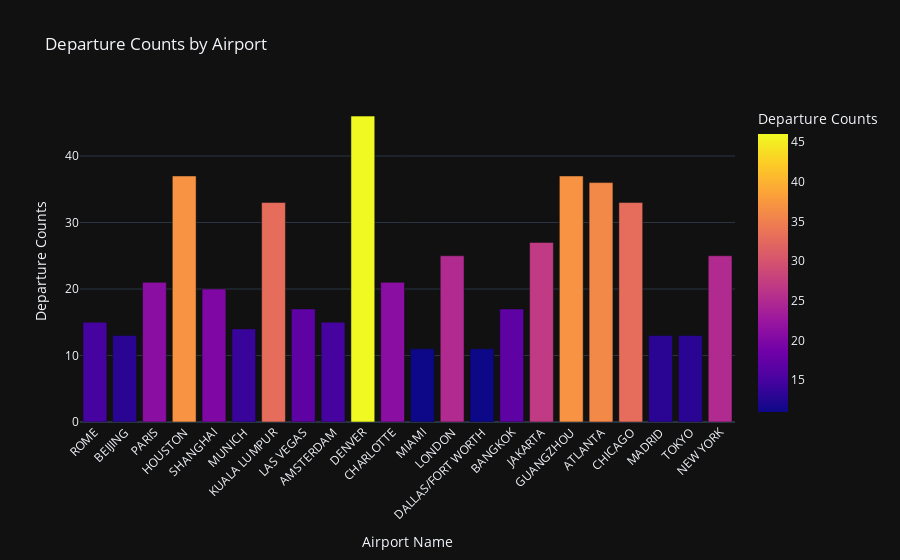
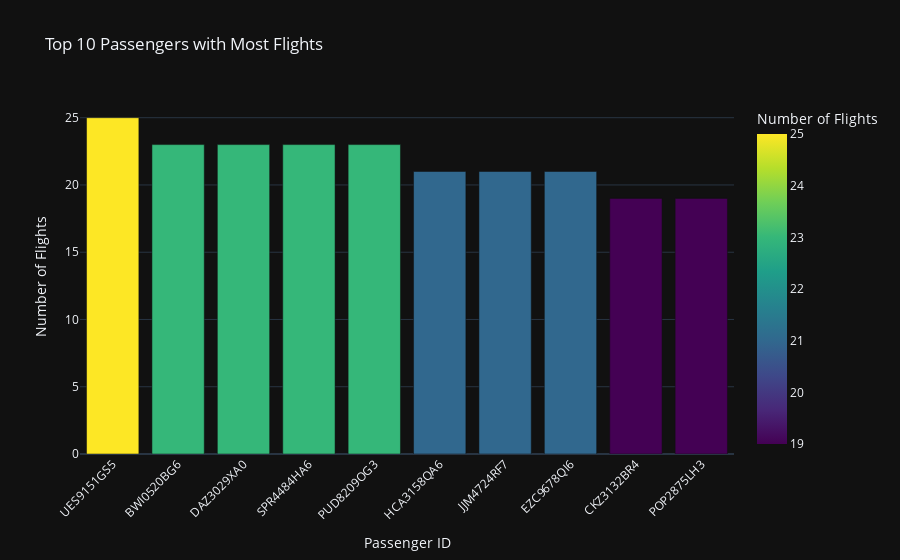

Notebook source saved alongside these figures, in order:
### Code cell
from pyspark.sql import SparkSession
from pyspark.sql.functions import col
from pyspark.sql.types import StructType, StructField, StringType, IntegerType, DoubleType
import plotly.express as px
import pandas as pd

# 初始化 SparkSession
spark = SparkSession.builder \
    .appName("Flight Data Analysis") \
    .master("local") \
    .getOrCreate()

# 航班数据路径和机场数据路径
flights_file = 'hdfs://localhost:9000/user/zzh/AComp_Passenger_data_no_error.csv'
airports_file = 'hdfs://localhost:9000/user/zzh/Top30_airports_LatLong.csv'

# 定义航班数据和机场数据的 schema
flight_schema = StructType([
    StructField("PassengerID", StringType(), True),
    StructField("FlightID", StringType(), True),
    StructField("DepartureCode", StringType(), True),
    StructField("DestinationCode", StringType(), True),
    StructField("DepartureTime", IntegerType(), True),
    StructField("FlightTime", IntegerType(), True)
])

airport_schema = StructType([
    StructField("AirportName", StringType(), True),
    StructField("IATACode", StringType(), True),
    StructField("Latitude", DoubleType(), True),
    StructField("Longitude", DoubleType(), True)
])

# 加载航班数据和机场数据，使用显式定义的 schema
flights_data = spark.read.csv(flights_file, header=False, schema=flight_schema)
airports_data = spark.read.csv(airports_file, header=False, schema=airport_schema)

# Map阶段：根据机场代码统计每个机场的出发航班数量
airport_departures = flights_data.groupBy("DepartureCode").count().withColumnRenamed("count", "DeparturesCount")

# Reduce阶段：连接机场数据，获取机场名称
# 使用正确的连接条件，将 DepartureCode 与 IATACode 匹配
airport_departures = airport_departures.join(airports_data, airport_departures["DepartureCode"] == airports_data["IATACode"], "left_outer") \
    .select("AirportName", "DeparturesCount")

# 统计每位乘客的航班次数
passenger_flights = flights_data.groupBy("PassengerID").count().orderBy(col("count").desc())

# 显示结果
passenger_flights.show(10)
airport_departures.show()

# 转换 Spark DataFrame 到 Pandas DataFrame
pd_departures = airport_departures.toPandas()
pd_passenger_flights = passenger_flights.limit(10).toPandas()

# 可视化机场的出发航班数量
fig_airports = px.bar(pd_departures, x='AirportName', y='DeparturesCount',
                      title='Departure Counts by Airport',
                      labels={'AirportName': 'Airport Name', 'DeparturesCount': 'Departure Counts'},
                      template='plotly_dark',
                      color='DeparturesCount',
                      color_continuous_scale=px.colors.sequential.Plasma)

fig_airports.update_layout(xaxis_tickangle=-45, xaxis_title='Airport Name', yaxis_title='Departure Counts')

# 可视化前10位乘客的航班数量
fig_passengers = px.bar(pd_passenger_flights, x='PassengerID', y='count',
                        title='Top 10 Passengers with Most Flights',
                        labels={'PassengerID': 'Passenger ID', 'count': 'Number of Flights'},
                        template='plotly_dark',
                        color='count',
                        color_continuous_scale=px.colors.sequential.Viridis)

fig_passengers.update_layout(xaxis_tickangle=-45, xaxis_title='Passenger ID', yaxis_title='Number of Flights')

# 显示图表
fig_airports.show()
fig_passengers.show()

### Figure 1 — Plotly figure (JSON) as saved in the notebook; plotly's stock layout.template omitted (floating-point values rounded to 4 significant figures)
{"data": [{"alignmentgroup": "True", "hovertemplate": "Airport Name=%{x}<br>Departure Counts=%{marker.color}<extra></extra>", "legendgroup": "", "marker": {"color": [15, 13, 21, 37, 20, 14, 33, 17, 15, 46, 21, 11, 25, 11, 17, 27, 37, 36, 33, 13, 13, 25], "coloraxis": "coloraxis", "pattern": {"shape": ""}}, "name": "", "offsetgroup": "", "orientation": "v", "showlegend": false, "textposition": "auto", "type": "bar", "x": ["ROME", "BEIJING", "PARIS", "HOUSTON", "SHANGHAI", "MUNICH", "KUALA LUMPUR", "LAS VEGAS", "AMSTERDAM", "DENVER", "CHARLOTTE", "MIAMI", "LONDON", "DALLAS/FORT WORTH", "BANGKOK", "JAKARTA", "GUANGZHOU", "ATLANTA", "CHICAGO", "MADRID", "TOKYO", "NEW YORK"], "xaxis": "x", "y": [15, 13, 21, 37, 20, 14, 33, 17, 15, 46, 21, 11, 25, 11, 17, 27, 37, 36, 33, 13, 13, 25], "yaxis": "y"}], "layout": {"autosize": true, "barmode": "relative", "coloraxis": {"colorbar": {"title": {"text": "Departure Counts"}}, "colorscale": [[0, "#0d0887"], [0.1111, "#46039f"], [0.2222, "#7201a8"], [0.3333, "#9c179e"], [0.4444, "#bd3786"], [0.5556, "#d8576b"], [0.6667, "#ed7953"], [0.7778, "#fb9f3a"], [0.8889, "#fdca26"], [1, "#f0f921"]]}, "legend": {"tracegroupgap": 0}, "title": {"text": "Departure Counts by Airport"}, "xaxis": {"anchor": "y", "autorange": true, "domain": [0, 1], "range": [-0.5, 21.5], "tickangle": -45, "title": {"text": "Airport Name"}, "type": "category"}, "yaxis": {"anchor": "x", "autorange": true, "domain": [0, 1], "range": [0, 48.42], "title": {"text": "Departure Counts"}, "type": "linear"}}}

### Figure 2 — Plotly figure (JSON) as saved in the notebook; plotly's stock layout.template omitted (floating-point values rounded to 4 significant figures)
{"data": [{"alignmentgroup": "True", "hovertemplate": "Passenger ID=%{x}<br>Number of Flights=%{marker.color}<extra></extra>", "legendgroup": "", "marker": {"color": [25, 23, 23, 23, 23, 21, 21, 21, 19, 19], "coloraxis": "coloraxis", "pattern": {"shape": ""}}, "name": "", "offsetgroup": "", "orientation": "v", "showlegend": false, "textposition": "auto", "type": "bar", "x": ["UES9151GS5", "BWI0520BG6", "DAZ3029XA0", "SPR4484HA6", "PUD8209OG3", "HCA3158QA6", "JJM4724RF7", "EZC9678QI6", "CKZ3132BR4", "POP2875LH3"], "xaxis": "x", "y": [25, 23, 23, 23, 23, 21, 21, 21, 19, 19], "yaxis": "y"}], "layout": {"autosize": true, "barmode": "relative", "coloraxis": {"colorbar": {"title": {"text": "Number of Flights"}}, "colorscale": [[0, "#440154"], [0.1111, "#482878"], [0.2222, "#3e4989"], [0.3333, "#31688e"], [0.4444, "#26828e"], [0.5556, "#1f9e89"], [0.6667, "#35b779"], [0.7778, "#6ece58"], [0.8889, "#b5de2b"], [1, "#fde725"]]}, "legend": {"tracegroupgap": 0}, "title": {"text": "Top 10 Passengers with Most Flights"}, "xaxis": {"anchor": "y", "autorange": true, "domain": [0, 1], "range": [-0.5, 9.5], "tickangle": -45, "title": {"text": "Passenger ID"}, "type": "category"}, "yaxis": {"anchor": "x", "autorange": true, "domain": [0, 1], "range": [0, 26.32], "title": {"text": "Number of Flights"}, "type": "linear"}}}
